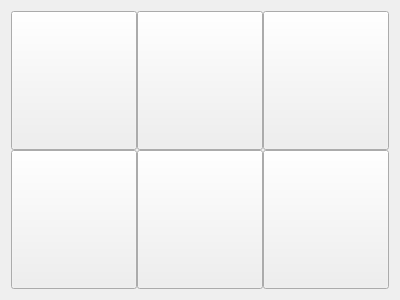
<?xml version="1.0" encoding="UTF-8"?>
<ui version="4.0">
 <class>selectwidget</class>
 <widget class="QWidget" name="selectwidget">
  <property name="geometry">
   <rect>
    <x>0</x>
    <y>0</y>
    <width>400</width>
    <height>300</height>
   </rect>
  </property>
  <property name="windowTitle">
   <string>Form</string>
  </property>
  <layout class="QGridLayout" name="gridLayout">
   <property name="sizeConstraint">
    <enum>QLayout::SetDefaultConstraint</enum>
   </property>
   <property name="spacing">
    <number>0</number>
   </property>
   <item row="0" column="0">
    <widget class="QToolButton" name="card1">
     <property name="sizePolicy">
      <sizepolicy hsizetype="Preferred" vsizetype="Preferred">
       <horstretch>0</horstretch>
       <verstretch>0</verstretch>
      </sizepolicy>
     </property>
     <property name="text">
      <string/>
     </property>
    </widget>
   </item>
   <item row="0" column="2">
    <widget class="QToolButton" name="card3">
     <property name="sizePolicy">
      <sizepolicy hsizetype="Expanding" vsizetype="Expanding">
       <horstretch>0</horstretch>
       <verstretch>0</verstretch>
      </sizepolicy>
     </property>
     <property name="text">
      <string/>
     </property>
    </widget>
   </item>
   <item row="2" column="0">
    <widget class="QToolButton" name="card4">
     <property name="sizePolicy">
      <sizepolicy hsizetype="Expanding" vsizetype="Expanding">
       <horstretch>0</horstretch>
       <verstretch>0</verstretch>
      </sizepolicy>
     </property>
     <property name="text">
      <string/>
     </property>
    </widget>
   </item>
   <item row="2" column="1">
    <widget class="QToolButton" name="card5">
     <property name="sizePolicy">
      <sizepolicy hsizetype="Expanding" vsizetype="Expanding">
       <horstretch>0</horstretch>
       <verstretch>0</verstretch>
      </sizepolicy>
     </property>
     <property name="text">
      <string/>
     </property>
    </widget>
   </item>
   <item row="2" column="2">
    <widget class="QToolButton" name="card6">
     <property name="sizePolicy">
      <sizepolicy hsizetype="Expanding" vsizetype="Expanding">
       <horstretch>0</horstretch>
       <verstretch>0</verstretch>
      </sizepolicy>
     </property>
     <property name="text">
      <string/>
     </property>
    </widget>
   </item>
   <item row="0" column="1">
    <widget class="QToolButton" name="card2">
     <property name="sizePolicy">
      <sizepolicy hsizetype="Expanding" vsizetype="Expanding">
       <horstretch>0</horstretch>
       <verstretch>0</verstretch>
      </sizepolicy>
     </property>
     <property name="text">
      <string/>
     </property>
    </widget>
   </item>
  </layout>
 </widget>
 <resources/>
 <connections/>
</ui>
